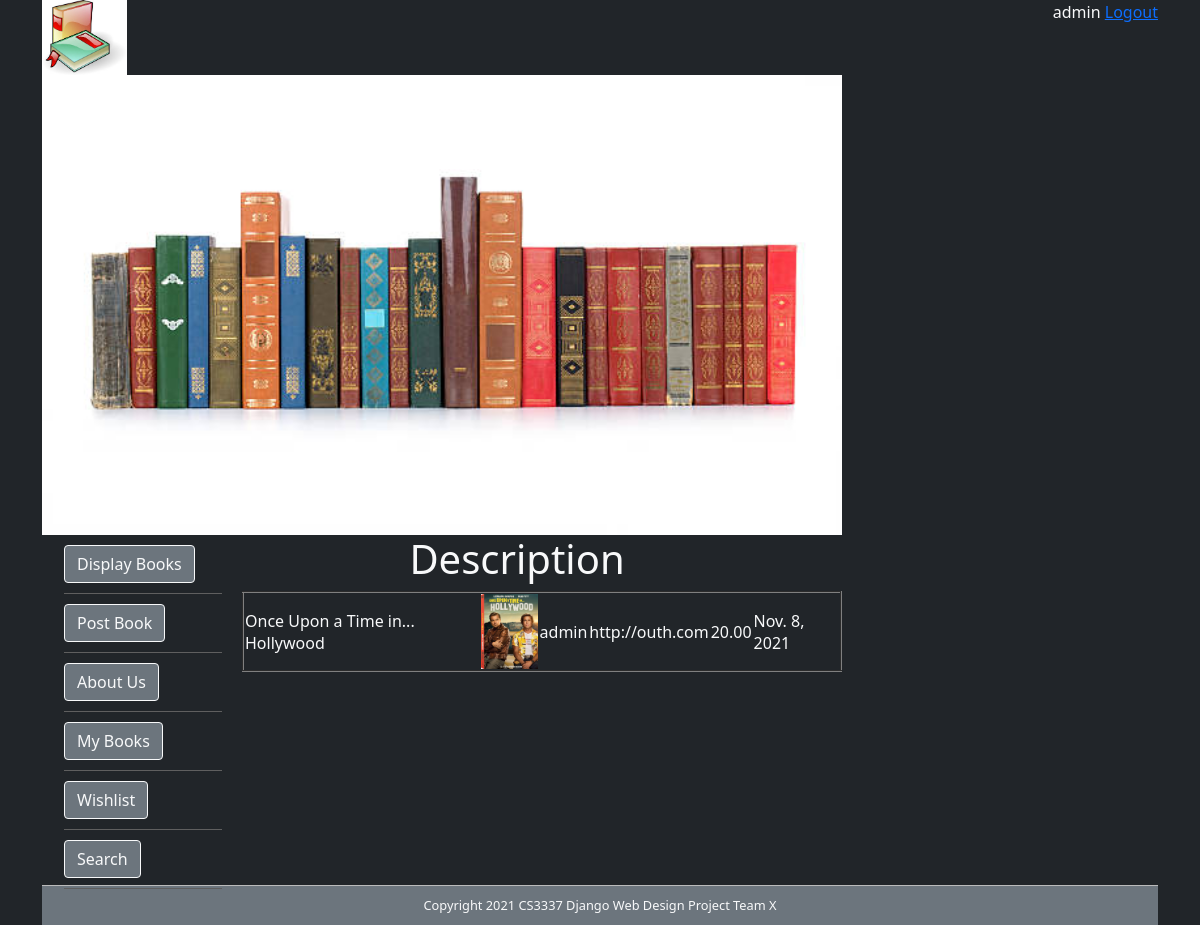
Page /book_detail/3 (signed in) on the committed database.
### bookMng/models.py (models this page shows, shortened)
class MainMenu(models.Model):
    item = models.CharField(max_length=200, unique=True)
    link = models.CharField(max_length=200, unique=True)

class Book(models.Model):
    name = models.CharField(max_length=200)
    web = models.URLField(max_length=200)
    price = models.DecimalField(decimal_places=2, max_digits=6)
    publishdate = models.DateField(auto_now=True)
    picture = models.FileField(upload_to='bookEx/static/uploads')
    pic_path = models.CharField(max_length=300, editable=False, blank=True)
    username = models.ForeignKey(User, blank=True, null=True, on_delete=models.CASCADE)

### bookMng/views.py (the view)
# urls.py: path('book_detail/<int:book_id>', views.book_detail, name='book_detail'),
@login_required(login_url=reverse_lazy('login'))
def book_detail(request, book_id):
    book = Book.objects.get(id=book_id)
    book.pic_path = book.picture.url[14:]
    print(book.name)
    return render(request,
                  'bookMng/book_detail.html',
                  {
                      'item_list': MainMenu.objects.all(),
                      'book': book,
                  }
                  )

### bookEx/templates/bookMng/book_detail.html
{% extends "base.html" %}
{% load static %}
{% block sidenav %}
    {% for item in item_list %}
        <li>
            <a href="{{ item.link}}">
                <button type="button" class="btn btn-secondary btn-outline-light">{{ item.item }} </button>
            </a>
        </li>
    {% endfor %}
{% endblock sidenav %}
{% block content %}
    <h1 align="center"> Description </h1>
    <table align="center" border="2" width="600">
        <tr>
            <td>
                {{ book.name }}
            </td>
            <td>
                <img src="{% static book.pic_path %}" height="75">
            </td>
            <td>
                {{ book.username }}
            </td>
             <td>
                {{ book.web }}
            </td>
             <td>
                {{ book.price }}
            </td>
             <td>
                {{ book.publishdate }}
            </td>
        </tr>
    </table>
{% endblock content%}

### bookEx/templates/base.html (shortened to what this page needs)
<link href="https://cdn.jsdelivr.net/npm/bootstrap@5.1.3/dist/css/bootstrap.min.css"
      rel="stylesheet"
>
{% load static %}
<!DOCTYPE html>
<html lang="en">
<head>
    <link href="{% static 'main.css' %}" rel="stylesheet" type="text/css">
</head>
<body class="container bg-dark text-light">
<div>
    <header>
        <div id="logo">
            <img src="{% static 'logo.jpg' %}" height="75" alt="" />
            <span style="float: right;">
                {% if user.is_authenticated %}
                    {{ user.username }}
                    <a href="{% url 'logout' %}?next=/">Logout</a>
                {% else %}
                     Not logged in
                    <a href="{% url 'login' %}?next=/">Login</a>
                {% endif %}
            </span>
        </div>
        <div id="topbanner">
            <img src="{% static 'topbanner.jpg' %}" width="800" alt="" />
        </div>
    </header>
    <aside id="leftsidebar" >
        <nav id="nav">
            <ul>
                {% block sidenav %}{% endblock sidenav %}
            </ul>
        </nav>
    </aside>
    <section id="main">
        {% block content %}{% endblock content %}
    </section>
    <footer id="footer" class="bg-secondary text-light">
        Copyright 2021 CS3337 Django Web Design Project Team X
    </footer>
</div>
</body>
</html>

### bookEx/static/main.css (style rules this page uses)
#footer { text-align: center; font-size: 0.8em; margin-top: 5px; padding-top: 10px; padding-bottom: 10px; background-color: #FFFFFF; border-top: thin solid #BBBBBB; clear: both; color: #969696 }
#leftsidebar { width: 180px; height: 350px; float: left; }
#nav li { padding-top: 10px; padding-bottom: 10px; font-size: 1em; list-style-type: none; border-bottom: thin solid #5F5F5F; color: #4C4C4C; left: 0px; list-style-position: inside; margin-left: -10px; }
#main { width: 560px; float: left; margin-left: 20px; margin-right: 10px; padding-right: 10px; }

### rows in the picture
MainMenu: item "Display Books"
MainMenu: item "Post Book"
MainMenu: item "About Us"
MainMenu: item "My Books"
MainMenu: item "Wishlist"
MainMenu: item "Search"
Book: name "Once Upon a Time in... Hollywood", username "admin", web "http://outh.com", price "20.00", publishdate "Nov. 8, 2021"

### other values in the picture
{{ user.username }} "admin"
